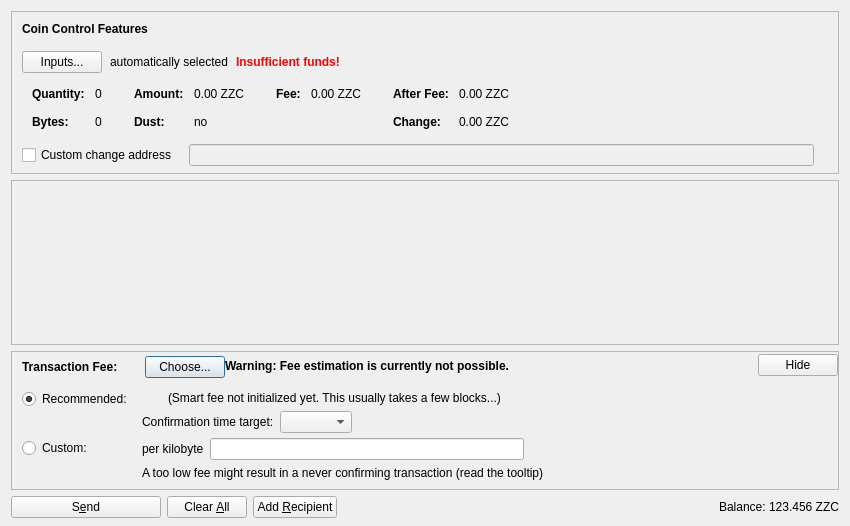
<?xml version="1.0" encoding="UTF-8"?>
<ui version="4.0">
 <class>SendCoinsDialog</class>
 <widget class="QDialog" name="SendCoinsDialog">
  <property name="geometry">
   <rect>
    <x>0</x>
    <y>0</y>
    <width>850</width>
    <height>526</height>
   </rect>
  </property>
  <property name="windowTitle">
   <string>Send Coins</string>
  </property>
  <layout class="QVBoxLayout" name="verticalLayout" stretch="0,1,0,0">
   <property name="bottomMargin">
    <number>8</number>
   </property>
   <item>
    <widget class="QFrame" name="frameCoinControl">
     <property name="sizePolicy">
      <sizepolicy hsizetype="Expanding" vsizetype="Expanding">
       <horstretch>0</horstretch>
       <verstretch>0</verstretch>
      </sizepolicy>
     </property>
     <property name="maximumSize">
      <size>
       <width>16777215</width>
       <height>16777215</height>
      </size>
     </property>
     <property name="frameShape">
      <enum>QFrame::StyledPanel</enum>
     </property>
     <property name="frameShadow">
      <enum>QFrame::Sunken</enum>
     </property>
     <layout class="QVBoxLayout" name="verticalLayoutCoinControl2">
      <property name="spacing">
       <number>0</number>
      </property>
      <property name="leftMargin">
       <number>0</number>
      </property>
      <property name="topMargin">
       <number>0</number>
      </property>
      <property name="rightMargin">
       <number>0</number>
      </property>
      <property name="bottomMargin">
       <number>6</number>
      </property>
      <item>
       <layout class="QVBoxLayout" name="verticalLayoutCoinControl" stretch="0,0,0,0,1">
        <property name="spacing">
         <number>0</number>
        </property>
        <property name="leftMargin">
         <number>10</number>
        </property>
        <property name="topMargin">
         <number>10</number>
        </property>
        <item>
         <layout class="QHBoxLayout" name="horizontalLayoutCoinControl1">
          <property name="bottomMargin">
           <number>15</number>
          </property>
          <item>
           <widget class="QLabel" name="labelCoinControlFeatures">
            <property name="sizePolicy">
             <sizepolicy hsizetype="Preferred" vsizetype="Maximum">
              <horstretch>0</horstretch>
              <verstretch>0</verstretch>
             </sizepolicy>
            </property>
            <property name="font">
             <font>
              <weight>75</weight>
              <bold>true</bold>
             </font>
            </property>
            <property name="styleSheet">
             <string notr="true">font-weight:bold;</string>
            </property>
            <property name="text">
             <string>Coin Control Features</string>
            </property>
           </widget>
          </item>
         </layout>
        </item>
        <item>
         <layout class="QHBoxLayout" name="horizontalLayoutCoinControl2" stretch="0,0,0,0">
          <property name="spacing">
           <number>8</number>
          </property>
          <property name="bottomMargin">
           <number>10</number>
          </property>
          <item>
           <widget class="QPushButton" name="pushButtonCoinControl">
            <property name="styleSheet">
             <string notr="true"/>
            </property>
            <property name="text">
             <string>Inputs...</string>
            </property>
            <property name="autoDefault">
             <bool>false</bool>
            </property>
           </widget>
          </item>
          <item>
           <widget class="QLabel" name="labelCoinControlAutomaticallySelected">
            <property name="text">
             <string>automatically selected</string>
            </property>
            <property name="margin">
             <number>5</number>
            </property>
           </widget>
          </item>
          <item>
           <widget class="QLabel" name="labelCoinControlInsuffFunds">
            <property name="font">
             <font>
              <weight>75</weight>
              <bold>true</bold>
             </font>
            </property>
            <property name="styleSheet">
             <string notr="true">color:red;font-weight:bold;</string>
            </property>
            <property name="text">
             <string>Insufficient funds!</string>
            </property>
            <property name="margin">
             <number>5</number>
            </property>
           </widget>
          </item>
          <item>
           <spacer name="horizontalSpacerCoinControl">
            <property name="orientation">
             <enum>Qt::Horizontal</enum>
            </property>
            <property name="sizeHint" stdset="0">
             <size>
              <width>40</width>
              <height>1</height>
             </size>
            </property>
           </spacer>
          </item>
         </layout>
        </item>
        <item>
         <widget class="QWidget" name="widgetCoinControl" native="true">
          <property name="sizePolicy">
           <sizepolicy hsizetype="Preferred" vsizetype="Preferred">
            <horstretch>0</horstretch>
            <verstretch>0</verstretch>
           </sizepolicy>
          </property>
          <property name="minimumSize">
           <size>
            <width>0</width>
            <height>0</height>
           </size>
          </property>
          <property name="styleSheet">
           <string notr="true"/>
          </property>
          <layout class="QHBoxLayout" name="horizontalLayoutCoinControl5">
           <property name="leftMargin">
            <number>0</number>
           </property>
           <property name="topMargin">
            <number>0</number>
           </property>
           <property name="rightMargin">
            <number>0</number>
           </property>
           <property name="bottomMargin">
            <number>0</number>
           </property>
           <item>
            <layout class="QHBoxLayout" name="horizontalLayoutCoinControl3" stretch="0,0,0,1">
             <property name="spacing">
              <number>20</number>
             </property>
             <property name="topMargin">
              <number>0</number>
             </property>
             <property name="bottomMargin">
              <number>10</number>
             </property>
             <item>
              <layout class="QFormLayout" name="formLayoutCoinControl1">
               <property name="horizontalSpacing">
                <number>10</number>
               </property>
               <property name="verticalSpacing">
                <number>14</number>
               </property>
               <property name="leftMargin">
                <number>10</number>
               </property>
               <property name="topMargin">
                <number>4</number>
               </property>
               <property name="rightMargin">
                <number>6</number>
               </property>
               <item row="0" column="0">
                <widget class="QLabel" name="labelCoinControlQuantityText">
                 <property name="font">
                  <font>
                   <weight>75</weight>
                   <bold>true</bold>
                  </font>
                 </property>
                 <property name="text">
                  <string>Quantity:</string>
                 </property>
                 <property name="margin">
                  <number>0</number>
                 </property>
                </widget>
               </item>
               <item row="0" column="1">
                <widget class="QLabel" name="labelCoinControlQuantity">
                 <property name="cursor">
                  <cursorShape>IBeamCursor</cursorShape>
                 </property>
                 <property name="contextMenuPolicy">
                  <enum>Qt::ActionsContextMenu</enum>
                 </property>
                 <property name="text">
                  <string notr="true">0</string>
                 </property>
                 <property name="margin">
                  <number>0</number>
                 </property>
                 <property name="textInteractionFlags">
                  <set>Qt::LinksAccessibleByMouse|Qt::TextSelectableByKeyboard|Qt::TextSelectableByMouse</set>
                 </property>
                </widget>
               </item>
               <item row="1" column="0">
                <widget class="QLabel" name="labelCoinControlBytesText">
                 <property name="font">
                  <font>
                   <weight>75</weight>
                   <bold>true</bold>
                  </font>
                 </property>
                 <property name="text">
                  <string>Bytes:</string>
                 </property>
                </widget>
               </item>
               <item row="1" column="1">
                <widget class="QLabel" name="labelCoinControlBytes">
                 <property name="cursor">
                  <cursorShape>IBeamCursor</cursorShape>
                 </property>
                 <property name="contextMenuPolicy">
                  <enum>Qt::ActionsContextMenu</enum>
                 </property>
                 <property name="text">
                  <string notr="true">0</string>
                 </property>
                 <property name="textInteractionFlags">
                  <set>Qt::LinksAccessibleByMouse|Qt::TextSelectableByKeyboard|Qt::TextSelectableByMouse</set>
                 </property>
                </widget>
               </item>
              </layout>
             </item>
             <item>
              <layout class="QFormLayout" name="formLayoutCoinControl2">
               <property name="horizontalSpacing">
                <number>10</number>
               </property>
               <property name="verticalSpacing">
                <number>14</number>
               </property>
               <property name="leftMargin">
                <number>6</number>
               </property>
               <property name="topMargin">
                <number>4</number>
               </property>
               <property name="rightMargin">
                <number>6</number>
               </property>
               <item row="0" column="0">
                <widget class="QLabel" name="labelCoinControlAmountText">
                 <property name="font">
                  <font>
                   <weight>75</weight>
                   <bold>true</bold>
                  </font>
                 </property>
                 <property name="text">
                  <string>Amount:</string>
                 </property>
                 <property name="margin">
                  <number>0</number>
                 </property>
                </widget>
               </item>
               <item row="0" column="1">
                <widget class="QLabel" name="labelCoinControlAmount">
                 <property name="cursor">
                  <cursorShape>IBeamCursor</cursorShape>
                 </property>
                 <property name="contextMenuPolicy">
                  <enum>Qt::ActionsContextMenu</enum>
                 </property>
                 <property name="text">
                  <string notr="true">0.00 ZZC</string>
                 </property>
                 <property name="textInteractionFlags">
                  <set>Qt::LinksAccessibleByMouse|Qt::TextSelectableByKeyboard|Qt::TextSelectableByMouse</set>
                 </property>
                </widget>
               </item>
               <item row="1" column="0">
                <widget class="QLabel" name="labelCoinControlLowOutputText">
                 <property name="font">
                  <font>
                   <weight>75</weight>
                   <bold>true</bold>
                  </font>
                 </property>
                 <property name="text">
                  <string>Dust:</string>
                 </property>
                </widget>
               </item>
               <item row="1" column="1">
                <widget class="QLabel" name="labelCoinControlLowOutput">
                 <property name="cursor">
                  <cursorShape>IBeamCursor</cursorShape>
                 </property>
                 <property name="contextMenuPolicy">
                  <enum>Qt::ActionsContextMenu</enum>
                 </property>
                 <property name="text">
                  <string notr="true">no</string>
                 </property>
                 <property name="textInteractionFlags">
                  <set>Qt::LinksAccessibleByMouse|Qt::TextSelectableByKeyboard|Qt::TextSelectableByMouse</set>
                 </property>
                </widget>
               </item>
              </layout>
             </item>
             <item>
              <layout class="QFormLayout" name="formLayoutCoinControl3">
               <property name="horizontalSpacing">
                <number>10</number>
               </property>
               <property name="verticalSpacing">
                <number>14</number>
               </property>
               <property name="leftMargin">
                <number>6</number>
               </property>
               <property name="topMargin">
                <number>4</number>
               </property>
               <property name="rightMargin">
                <number>6</number>
               </property>
               <item row="0" column="0">
                <widget class="QLabel" name="labelCoinControlFeeText">
                 <property name="font">
                  <font>
                   <weight>75</weight>
                   <bold>true</bold>
                  </font>
                 </property>
                 <property name="text">
                  <string>Fee:</string>
                 </property>
                 <property name="margin">
                  <number>0</number>
                 </property>
                </widget>
               </item>
               <item row="0" column="1">
                <widget class="QLabel" name="labelCoinControlFee">
                 <property name="cursor">
                  <cursorShape>IBeamCursor</cursorShape>
                 </property>
                 <property name="contextMenuPolicy">
                  <enum>Qt::ActionsContextMenu</enum>
                 </property>
                 <property name="text">
                  <string notr="true">0.00 ZZC</string>
                 </property>
                 <property name="textInteractionFlags">
                  <set>Qt::LinksAccessibleByMouse|Qt::TextSelectableByKeyboard|Qt::TextSelectableByMouse</set>
                 </property>
                </widget>
               </item>
              </layout>
             </item>
             <item>
              <layout class="QFormLayout" name="formLayoutCoinControl4">
               <property name="horizontalSpacing">
                <number>10</number>
               </property>
               <property name="verticalSpacing">
                <number>14</number>
               </property>
               <property name="leftMargin">
                <number>6</number>
               </property>
               <property name="topMargin">
                <number>4</number>
               </property>
               <property name="rightMargin">
                <number>6</number>
               </property>
               <item row="0" column="0">
                <widget class="QLabel" name="labelCoinControlAfterFeeText">
                 <property name="font">
                  <font>
                   <weight>75</weight>
                   <bold>true</bold>
                  </font>
                 </property>
                 <property name="text">
                  <string>After Fee:</string>
                 </property>
                 <property name="margin">
                  <number>0</number>
                 </property>
                </widget>
               </item>
               <item row="0" column="1">
                <widget class="QLabel" name="labelCoinControlAfterFee">
                 <property name="cursor">
                  <cursorShape>IBeamCursor</cursorShape>
                 </property>
                 <property name="contextMenuPolicy">
                  <enum>Qt::ActionsContextMenu</enum>
                 </property>
                 <property name="text">
                  <string notr="true">0.00 ZZC</string>
                 </property>
                 <property name="textInteractionFlags">
                  <set>Qt::LinksAccessibleByMouse|Qt::TextSelectableByKeyboard|Qt::TextSelectableByMouse</set>
                 </property>
                </widget>
               </item>
               <item row="1" column="0">
                <widget class="QLabel" name="labelCoinControlChangeText">
                 <property name="font">
                  <font>
                   <weight>75</weight>
                   <bold>true</bold>
                  </font>
                 </property>
                 <property name="text">
                  <string>Change:</string>
                 </property>
                </widget>
               </item>
               <item row="1" column="1">
                <widget class="QLabel" name="labelCoinControlChange">
                 <property name="cursor">
                  <cursorShape>IBeamCursor</cursorShape>
                 </property>
                 <property name="contextMenuPolicy">
                  <enum>Qt::ActionsContextMenu</enum>
                 </property>
                 <property name="text">
                  <string notr="true">0.00 ZZC</string>
                 </property>
                 <property name="textInteractionFlags">
                  <set>Qt::LinksAccessibleByMouse|Qt::TextSelectableByKeyboard|Qt::TextSelectableByMouse</set>
                 </property>
                </widget>
               </item>
              </layout>
             </item>
            </layout>
           </item>
          </layout>
         </widget>
        </item>
        <item>
         <layout class="QHBoxLayout" name="horizontalLayoutCoinControl4" stretch="0,0,0">
          <property name="spacing">
           <number>12</number>
          </property>
          <property name="sizeConstraint">
           <enum>QLayout::SetDefaultConstraint</enum>
          </property>
          <property name="topMargin">
           <number>5</number>
          </property>
          <property name="rightMargin">
           <number>5</number>
          </property>
          <item>
           <widget class="QCheckBox" name="checkBoxCoinControlChange">
            <property name="toolTip">
             <string>If this is activated, but the change address is empty or invalid, change will be sent to a newly generated address.</string>
            </property>
            <property name="text">
             <string>Custom change address</string>
            </property>
           </widget>
          </item>
          <item>
           <widget class="QValidatedLineEdit" name="lineEditCoinControlChange">
            <property name="enabled">
             <bool>false</bool>
            </property>
            <property name="sizePolicy">
             <sizepolicy hsizetype="Expanding" vsizetype="Fixed">
              <horstretch>0</horstretch>
              <verstretch>0</verstretch>
             </sizepolicy>
            </property>
           </widget>
          </item>
          <item>
           <widget class="QLabel" name="labelCoinControlChangeLabel">
            <property name="sizePolicy">
             <sizepolicy hsizetype="Preferred" vsizetype="Expanding">
              <horstretch>0</horstretch>
              <verstretch>0</verstretch>
             </sizepolicy>
            </property>
            <property name="minimumSize">
             <size>
              <width>0</width>
              <height>0</height>
             </size>
            </property>
            <property name="text">
             <string/>
            </property>
            <property name="margin">
             <number>3</number>
            </property>
           </widget>
          </item>
         </layout>
        </item>
        <item>
         <spacer name="verticalSpacerCoinControl">
          <property name="orientation">
           <enum>Qt::Vertical</enum>
          </property>
          <property name="sizeHint" stdset="0">
           <size>
            <width>800</width>
            <height>1</height>
           </size>
          </property>
         </spacer>
        </item>
       </layout>
      </item>
     </layout>
    </widget>
   </item>
   <item>
    <widget class="QScrollArea" name="scrollArea">
     <property name="widgetResizable">
      <bool>true</bool>
     </property>
     <widget class="QWidget" name="scrollAreaWidgetContents">
      <property name="geometry">
       <rect>
        <x>0</x>
        <y>0</y>
        <width>830</width>
        <height>104</height>
       </rect>
      </property>
      <layout class="QVBoxLayout" name="verticalLayout_2" stretch="0,1">
       <property name="leftMargin">
        <number>0</number>
       </property>
       <property name="topMargin">
        <number>0</number>
       </property>
       <property name="rightMargin">
        <number>0</number>
       </property>
       <property name="bottomMargin">
        <number>0</number>
       </property>
       <item>
        <layout class="QVBoxLayout" name="entries">
         <property name="spacing">
          <number>6</number>
         </property>
        </layout>
       </item>
       <item>
        <spacer name="verticalSpacer">
         <property name="orientation">
          <enum>Qt::Vertical</enum>
         </property>
         <property name="sizeHint" stdset="0">
          <size>
           <width>20</width>
           <height>40</height>
          </size>
         </property>
        </spacer>
       </item>
      </layout>
     </widget>
    </widget>
   </item>
   <item>
    <widget class="QFrame" name="frameFee">
     <property name="sizePolicy">
      <sizepolicy hsizetype="Expanding" vsizetype="Expanding">
       <horstretch>0</horstretch>
       <verstretch>0</verstretch>
      </sizepolicy>
     </property>
     <property name="maximumSize">
      <size>
       <width>16777215</width>
       <height>16777215</height>
      </size>
     </property>
     <property name="frameShape">
      <enum>QFrame::StyledPanel</enum>
     </property>
     <property name="frameShadow">
      <enum>QFrame::Sunken</enum>
     </property>
     <layout class="QVBoxLayout" name="verticalLayoutFee1">
      <property name="spacing">
       <number>0</number>
      </property>
      <property name="leftMargin">
       <number>0</number>
      </property>
      <property name="topMargin">
       <number>0</number>
      </property>
      <property name="rightMargin">
       <number>0</number>
      </property>
      <property name="bottomMargin">
       <number>0</number>
      </property>
      <item>
       <layout class="QVBoxLayout" name="verticalLayoutFee2" stretch="0,0,0">
        <property name="spacing">
         <number>0</number>
        </property>
        <property name="leftMargin">
         <number>10</number>
        </property>
        <property name="topMargin">
         <number>0</number>
        </property>
        <item>
         <layout class="QHBoxLayout" name="horizontalLayoutFee1">
          <property name="bottomMargin">
           <number>0</number>
          </property>
          <item>
           <layout class="QVBoxLayout" name="verticalLayoutFee7">
            <property name="spacing">
             <number>0</number>
            </property>
            <item>
             <spacer name="verticalSpacerSmartFee">
              <property name="orientation">
               <enum>Qt::Vertical</enum>
              </property>
              <property name="sizeType">
               <enum>QSizePolicy::Fixed</enum>
              </property>
              <property name="sizeHint" stdset="0">
               <size>
                <width>1</width>
                <height>4</height>
               </size>
              </property>
             </spacer>
            </item>
            <item>
             <layout class="QHBoxLayout" name="horizontalLayoutSmartFee">
              <property name="spacing">
               <number>10</number>
              </property>
              <item>
               <widget class="QLabel" name="labelFeeHeadline">
                <property name="sizePolicy">
                 <sizepolicy hsizetype="Preferred" vsizetype="Maximum">
                  <horstretch>0</horstretch>
                  <verstretch>0</verstretch>
                 </sizepolicy>
                </property>
                <property name="font">
                 <font>
                  <weight>75</weight>
                  <bold>true</bold>
                 </font>
                </property>
                <property name="styleSheet">
                 <string notr="true">font-weight:bold;</string>
                </property>
                <property name="text">
                 <string>Transaction Fee:</string>
                </property>
               </widget>
              </item>
              <item>
               <widget class="QLabel" name="labelFeeMinimized">
                <property name="text">
                 <string/>
                </property>
               </widget>
              </item>
              <item>
               <widget class="QPushButton" name="buttonChooseFee">
                <property name="text">
                 <string>Choose...</string>
                </property>
               </widget>
              </item>
             </layout>
            </item>
            <item>
             <spacer name="verticalSpacer_5">
              <property name="orientation">
               <enum>Qt::Vertical</enum>
              </property>
              <property name="sizeHint" stdset="0">
               <size>
                <width>1</width>
                <height>1</height>
               </size>
              </property>
             </spacer>
            </item>
           </layout>
          </item>
          <item>
           <widget class="QLabel" name="fallbackFeeWarningLabel">
            <property name="toolTip">
             <string>Using the fallbackfee can result in sending a transaction that will take several hours or days (or never) to confirm. Consider choosing your fee manually or wait until you have validated the complete chain.</string>
            </property>
            <property name="font">
            <font>
                <weight>75</weight>
                <bold>true</bold>
            </font>
            </property>
            <property name="text">
             <string>Warning: Fee estimation is currently not possible.</string>
            </property>
            <property name="wordWrap">
             <bool>false</bool>
            </property>
           </widget>
          </item>
          <item>
           <spacer name="horizontalSpacer_4">
            <property name="orientation">
             <enum>Qt::Horizontal</enum>
            </property>
            <property name="sizeType">
             <enum>QSizePolicy::MinimumExpanding</enum>
            </property>
            <property name="sizeHint" stdset="0">
             <size>
              <width>40</width>
              <height>20</height>
             </size>
            </property>
           </spacer>
          </item>
          <item>
           <widget class="QPushButton" name="buttonMinimizeFee">
            <property name="toolTip">
             <string>collapse fee-settings</string>
            </property>
            <property name="text">
             <string>Hide</string>
            </property>
           </widget>
          </item>
         </layout>
        </item>
        <item>
         <widget class="QFrame" name="frameFeeSelection">
          <layout class="QVBoxLayout" name="verticalLayoutFee12">
           <property name="spacing">
            <number>0</number>
           </property>
           <property name="leftMargin">
            <number>0</number>
           </property>
           <property name="topMargin">
            <number>0</number>
           </property>
           <property name="rightMargin">
            <number>0</number>
           </property>
           <property name="bottomMargin">
            <number>0</number>
           </property>
           <item>
            <layout class="QGridLayout" name="gridLayoutFee">
             <property name="topMargin">
              <number>10</number>
             </property>
             <property name="bottomMargin">
              <number>4</number>
             </property>
             <property name="horizontalSpacing">
              <number>10</number>
             </property>
             <property name="verticalSpacing">
              <number>4</number>
             </property>
             <item row="1" column="1">
              <layout class="QVBoxLayout" name="verticalLayoutFee8">
               <property name="spacing">
                <number>6</number>
               </property>
               <item>
                <layout class="QHBoxLayout" name="horizontalLayoutFee13">
                 <item>
                  <widget class="QLabel" name="labelCustomPerKilobyte">
                   <property name="toolTip">
                    <string>Specify a custom fee per kB (1,000 bytes) of the transaction's virtual size.

Note:  Since the fee is calculated on a per-byte basis, a fee of "100 satoshis per kB" for a transaction size of 500 bytes (half of 1 kB) would ultimately yield a fee of only 50 satoshis.</string>
                   </property>
                   <property name="text">
                    <string>per kilobyte</string>
                   </property>
                  </widget>
                 </item>
                 <item>
                  <widget class="BitcoinAmountField" name="customFee"/>
                 </item>
                 <item>
                  <spacer name="horizontalSpacer_6">
                   <property name="orientation">
                    <enum>Qt::Horizontal</enum>
                   </property>
                   <property name="sizeHint" stdset="0">
                    <size>
                     <width>1</width>
                     <height>1</height>
                    </size>
                   </property>
                  </spacer>
                 </item>
                </layout>
               </item>
               <item>
                <layout class="QHBoxLayout" name="horizontalLayoutFee8">
                 <item>
                  <widget class="QLabel" name="labelCustomFeeWarning">
                   <property name="enabled">
                    <bool>true</bool>
                   </property>
                   <property name="toolTip">
                    <string>When there is less transaction volume than space in the blocks, miners as well as relaying nodes may enforce a minimum fee. Paying only this minimum fee is just fine, but be aware that this can result in a never confirming transaction once there is more demand for zzcoin transactions than the network can process.</string>
                   </property>
                   <property name="text">
                    <string>A too low fee might result in a never confirming transaction (read the tooltip)</string>
                   </property>
                  </widget>
                 </item>
                 <item>
                  <spacer name="horizontalSpacer_2">
                   <property name="orientation">
                    <enum>Qt::Horizontal</enum>
                   </property>
                   <property name="sizeHint" stdset="0">
                    <size>
                     <width>1</width>
                     <height>1</height>
                    </size>
                   </property>
                  </spacer>
                 </item>
                </layout>
               </item>
              </layout>
             </item>
             <item row="0" column="0">
              <layout class="QVBoxLayout" name="verticalLayoutFee4" stretch="0,1">
               <item>
                <widget class="QRadioButton" name="radioSmartFee">
                 <property name="text">
                  <string>Recommended:</string>
                 </property>
                 <property name="checked">
                  <bool>true</bool>
                 </property>
                 <attribute name="buttonGroup">
                  <string notr="true">groupFee</string>
                 </attribute>
                </widget>
               </item>
               <item>
                <spacer name="verticalSpacer_2">
                 <property name="orientation">
                  <enum>Qt::Vertical</enum>
                 </property>
                 <property name="sizeHint" stdset="0">
                  <size>
                   <width>1</width>
                   <height>1</height>
                  </size>
                 </property>
                </spacer>
               </item>
              </layout>
             </item>
             <item row="1" column="0">
              <layout class="QVBoxLayout" name="verticalLayoutFee9" stretch="0,1">
               <item>
                <widget class="QRadioButton" name="radioCustomFee">
                 <property name="text">
                  <string>Custom:</string>
                 </property>
                 <attribute name="buttonGroup">
                  <string notr="true">groupFee</string>
                 </attribute>
                </widget>
               </item>
               <item>
                <spacer name="verticalSpacer_6">
                 <property name="orientation">
                  <enum>Qt::Vertical</enum>
                 </property>
                 <property name="sizeHint" stdset="0">
                  <size>
                   <width>1</width>
                   <height>1</height>
                  </size>
                 </property>
                </spacer>
               </item>
              </layout>
             </item>
             <item row="0" column="1">
              <layout class="QVBoxLayout" name="verticalLayoutFee3" stretch="0,0,1">
               <property name="spacing">
                <number>6</number>
               </property>
               <property name="topMargin">
                <number>2</number>
               </property>
               <item>
                <layout class="QHBoxLayout" name="horizontalLayoutFee12">
                 <item>
                  <widget class="QLabel" name="labelSmartFee">
                   <property name="text">
                    <string/>
                   </property>
                  </widget>
                 </item>
                 <item>
                  <widget class="QLabel" name="labelFeeEstimation">
                   <property name="text">
                    <string/>
                   </property>
                  </widget>
                 </item>
                 <item>
                  <widget class="QLabel" name="labelSmartFee2">
                   <property name="text">
                    <string>(Smart fee not initialized yet. This usually takes a few blocks...)</string>
                   </property>
                  </widget>
                 </item>
                 <item>
                  <spacer name="horizontalSpacer_5">
                   <property name="orientation">
                    <enum>Qt::Horizontal</enum>
                   </property>
                   <property name="sizeHint" stdset="0">
                    <size>
                     <width>1</width>
                     <height>1</height>
                    </size>
                   </property>
                  </spacer>
                 </item>
                </layout>
               </item>
               <item>
                <layout class="QHBoxLayout" name="horizontalLayoutFee9">
                 <item>
                  <layout class="QVBoxLayout" name="verticalLayoutFee6">
                   <item>
                    <widget class="QLabel" name="labelSmartFee3">
                     <property name="text">
                      <string>Confirmation time target:</string>
                     </property>
                    </widget>
                   </item>
                  </layout>
                 </item>
                 <item>
                  <layout class="QVBoxLayout" name="verticalLayoutFee5">
                   <property name="rightMargin">
                    <number>30</number>
                   </property>
                   <item>
                    <layout class="QHBoxLayout" name="horizontalLayoutConfTarget">
                     <property name="bottomMargin">
                      <number>0</number>
                     </property>
                     <item>
                      <widget class="QComboBox" name="confTargetSelector"/>
                     </item>
                     <item>
                      <spacer name="horizontalSpacerConfTarget">
                       <property name="orientation">
                        <enum>Qt::Horizontal</enum>
                       </property>
                       <property name="sizeHint" stdset="0">
                        <size>
                         <width>40</width>
                         <height>20</height>
                        </size>
                       </property>
                      </spacer>
                     </item>
                    </layout>
                   </item>
                  </layout>
                 </item>
                </layout>
               </item>
               <item>
                <spacer name="verticalSpacer_4">
                 <property name="orientation">
                  <enum>Qt::Vertical</enum>
                 </property>
                 <property name="sizeHint" stdset="0">
                  <size>
                   <width>1</width>
                   <height>1</height>
                  </size>
                 </property>
                </spacer>
               </item>
              </layout>
             </item>
            </layout>
           </item>
          </layout>
         </widget>
        </item>
        <item>
         <spacer name="verticalSpacerFee">
          <property name="orientation">
           <enum>Qt::Vertical</enum>
          </property>
          <property name="sizeHint" stdset="0">
           <size>
            <width>40</width>
            <height>5</height>
           </size>
          </property>
         </spacer>
        </item>
       </layout>
      </item>
     </layout>
    </widget>
   </item>
   <item>
    <layout class="QHBoxLayout" name="horizontalLayout">
     <item>
      <widget class="QPushButton" name="sendButton">
       <property name="minimumSize">
        <size>
         <width>150</width>
         <height>0</height>
        </size>
       </property>
       <property name="toolTip">
        <string>Confirm the send action</string>
       </property>
       <property name="text">
        <string>S&amp;end</string>
       </property>
       <property name="icon">
        <iconset resource="../bitcoin.qrc">
         <normaloff>:/icons/send</normaloff>:/icons/send</iconset>
       </property>
       <property name="autoDefault">
        <bool>false</bool>
       </property>
       <property name="default">
        <bool>false</bool>
       </property>
      </widget>
     </item>
     <item>
      <widget class="QPushButton" name="clearButton">
       <property name="sizePolicy">
        <sizepolicy hsizetype="Minimum" vsizetype="Fixed">
         <horstretch>0</horstretch>
         <verstretch>0</verstretch>
        </sizepolicy>
       </property>
       <property name="toolTip">
        <string>Clear all fields of the form.</string>
       </property>
       <property name="text">
        <string>Clear &amp;All</string>
       </property>
       <property name="icon">
        <iconset resource="../bitcoin.qrc">
         <normaloff>:/icons/remove</normaloff>:/icons/remove</iconset>
       </property>
       <property name="autoDefault">
        <bool>false</bool>
       </property>
      </widget>
     </item>
     <item>
      <widget class="QPushButton" name="addButton">
       <property name="toolTip">
        <string>Send to multiple recipients at once</string>
       </property>
       <property name="text">
        <string>Add &amp;Recipient</string>
       </property>
       <property name="icon">
        <iconset resource="../bitcoin.qrc">
         <normaloff>:/icons/add</normaloff>:/icons/add</iconset>
       </property>
       <property name="autoDefault">
        <bool>false</bool>
       </property>
      </widget>
     </item>
     <item>
      <spacer name="horizontalSpacer">
       <property name="orientation">
        <enum>Qt::Horizontal</enum>
       </property>
       <property name="sizeHint" stdset="0">
        <size>
         <width>40</width>
         <height>20</height>
        </size>
       </property>
      </spacer>
     </item>
     <item>
      <layout class="QHBoxLayout" name="horizontalLayout_2">
       <property name="spacing">
        <number>3</number>
       </property>
       <item>
        <widget class="QLabel" name="label">
         <property name="sizePolicy">
          <sizepolicy hsizetype="Preferred" vsizetype="Fixed">
           <horstretch>0</horstretch>
           <verstretch>0</verstretch>
          </sizepolicy>
         </property>
         <property name="text">
          <string>Balance:</string>
         </property>
        </widget>
       </item>
       <item>
        <widget class="QLabel" name="labelBalance">
         <property name="sizePolicy">
          <sizepolicy hsizetype="Preferred" vsizetype="Fixed">
           <horstretch>0</horstretch>
           <verstretch>0</verstretch>
          </sizepolicy>
         </property>
         <property name="cursor">
          <cursorShape>IBeamCursor</cursorShape>
         </property>
         <property name="text">
          <string notr="true">123.456 ZZC</string>
         </property>
         <property name="textInteractionFlags">
          <set>Qt::LinksAccessibleByMouse|Qt::TextSelectableByKeyboard|Qt::TextSelectableByMouse</set>
         </property>
        </widget>
       </item>
      </layout>
     </item>
    </layout>
   </item>
  </layout>
 </widget>
 <customwidgets>
  <customwidget>
   <class>QValidatedLineEdit</class>
   <extends>QLineEdit</extends>
   <header>qt/qvalidatedlineedit.h</header>
  </customwidget>
  <customwidget>
   <class>BitcoinAmountField</class>
   <extends>QLineEdit</extends>
   <header>qt/bitcoinamountfield.h</header>
   <container>1</container>
  </customwidget>
 </customwidgets>
 <resources>
  <include location="../bitcoin.qrc"/>
 </resources>
 <connections/>
 <buttongroups>
  <buttongroup name="groupFee"/>
 </buttongroups>
</ui>
